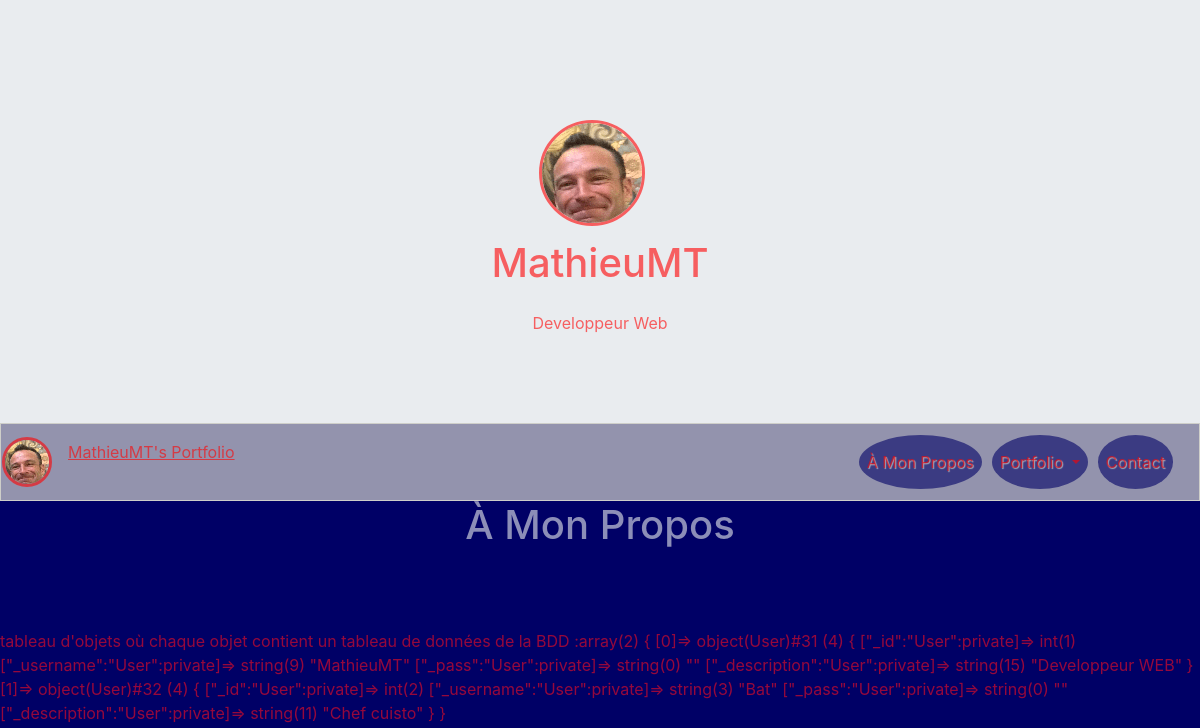
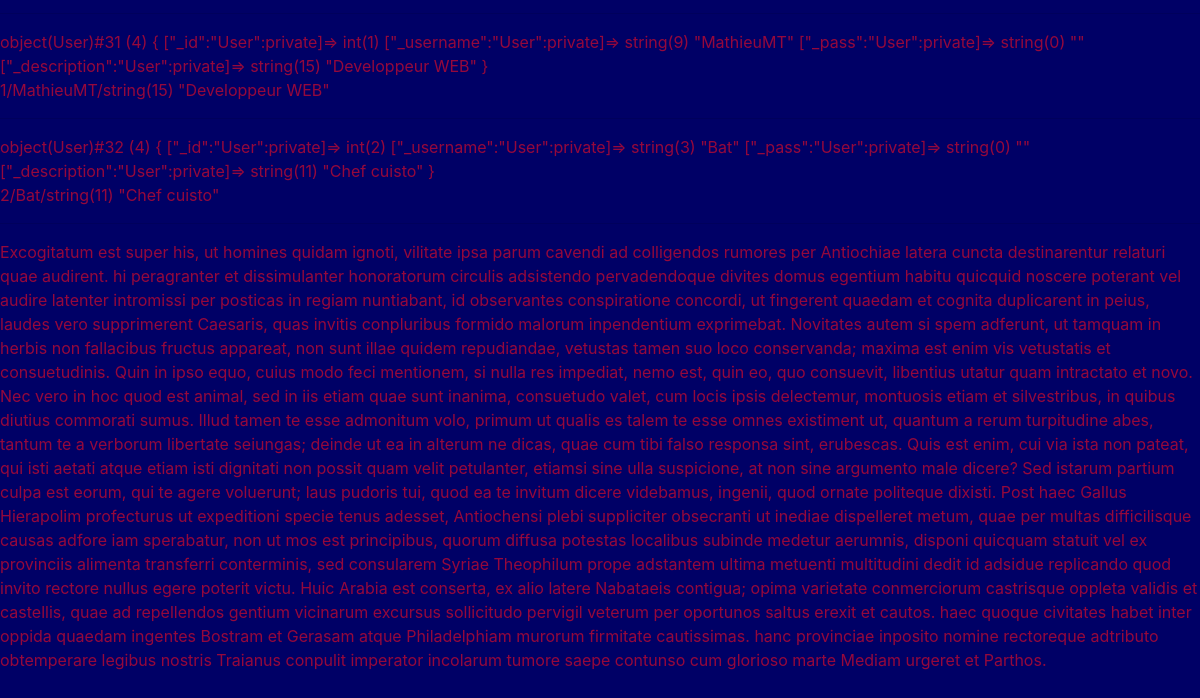
Before: / with the older database file (2 pictures, top to bottom).
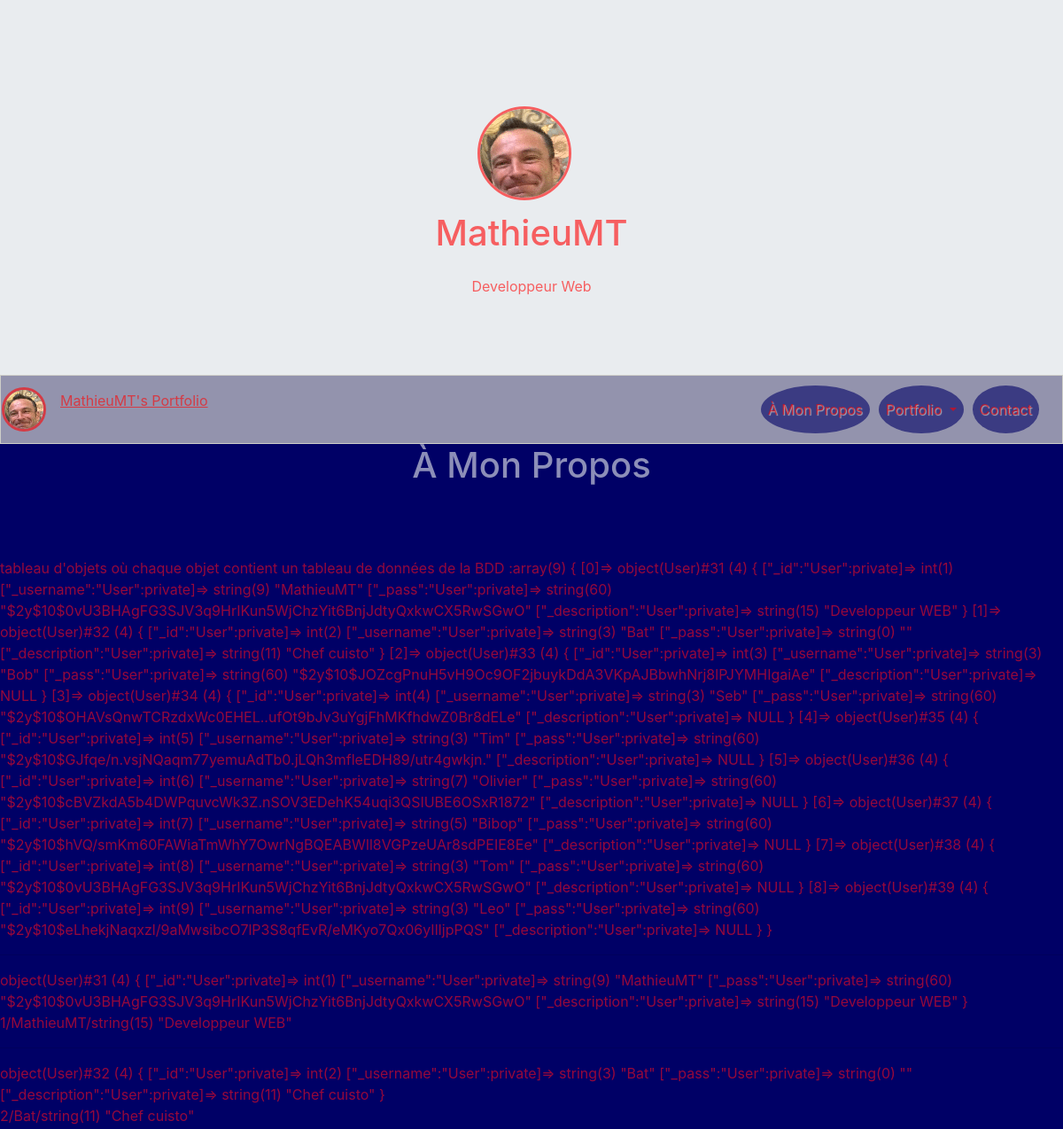
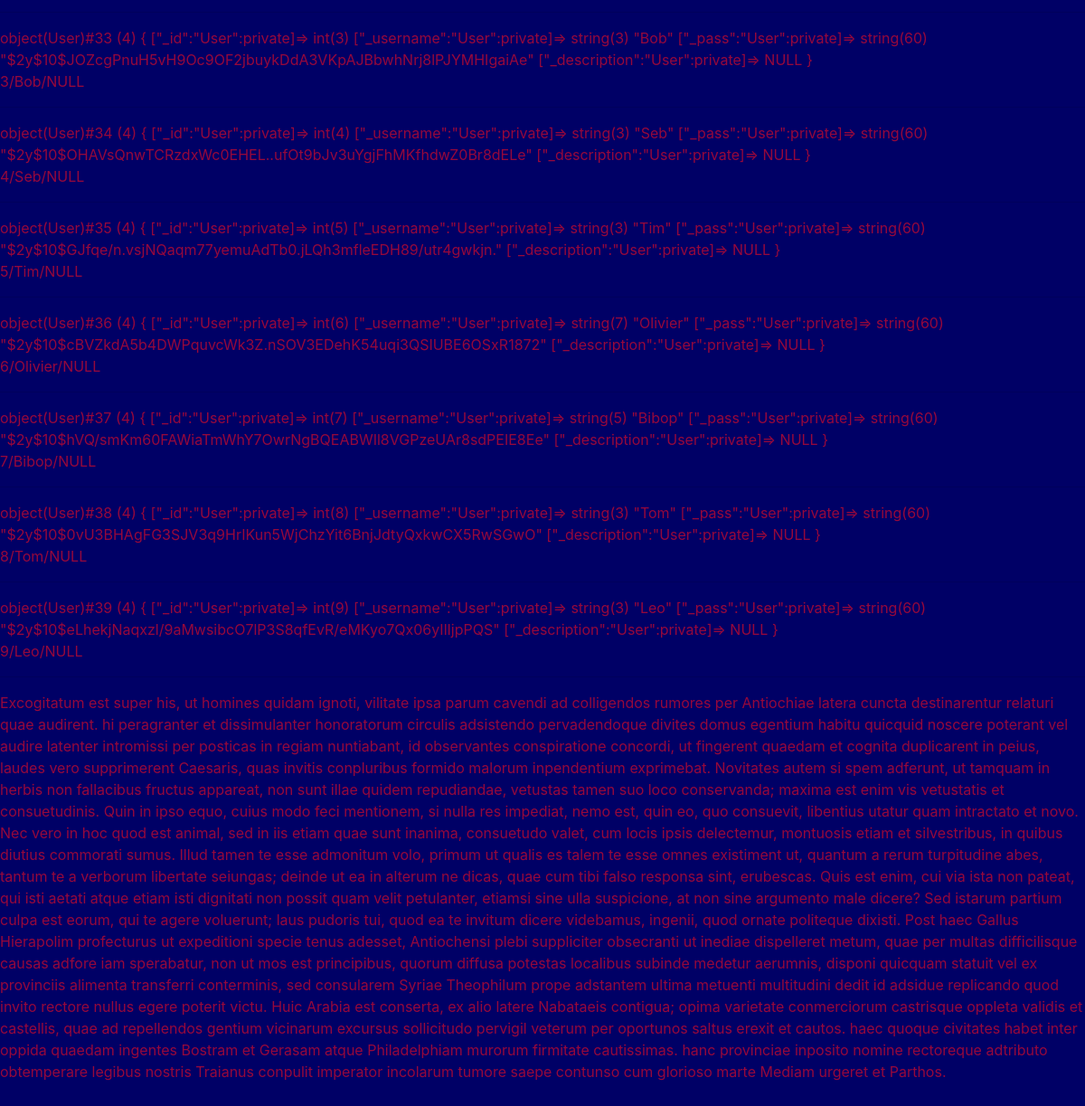
After: the same page with the newer database file (2 pictures, top to bottom).
### tables this page shows
CREATE TABLE `users` (
  `id` int(11) NOT NULL,
  `username` varchar(255) NOT NULL,
  `pass` text NOT NULL,
  `description` longtext
);

### Controllers/Frontend/UserController.php (called while the page is built, shortened)
<?php
require_once 'Models/Frontend/User.php';
class UserController {
    private $_user;
    public function __construct(){
        $this->_user = new UserManager();
    }
    public function aboutUser() {
        $aboutUser = $this->_user->getUserDescription();
        $view = new ViewFrontEnd('aboutView');
        $view->generate(array('aboutUser' => $aboutUser));
    }
}

### index.php (called while the page is built, shortened)
<?php
$rooter = new Rooter();
$rooter->rooterRequest();

### Models/Frontend/UserManager.php (called while the page is built)
<?php
require_once 'Models/Frontend/User.php';
require_once 'Models/Model.php';
class UserManager extends Model{
    public function getUserDescription() {
        $users = [];
        $sql = "SELECT * FROM users";
        $aboutUser = $this->executeRequest($sql);
        foreach ($aboutUser as $oneUser) {
            $user = new User($oneUser);
            $users[] = $user;
        }
        return $users;
    }
}

### Models/Model.php (called while the page is built)
<?php
class Model {
    private $db;
    protected function executeRequest($sql, $params = null) {
       if ($params == null) {
            $result = $this->dbConnect()->query($sql);
        }
        else {
            $result = $this->dbConnect()->prepare($sql);
            $result->execute($params);
        }
        return $result;
    }
    private function dbConnect() {
        if ($this->db == null) {
            $this->db = new PDO('mysql:host=localhost; dbname=myPortfolio;charset=utf8', 'root', 'root', array(PDO::ATTR_ERRMODE => PDO::ERRMODE_EXCEPTION));
        }
        return $this->db;
    }
}

### Models/Frontend/User.php (called while the page is built, shortened)
<?php
require_once 'Models/Frontend/UserManager.php';
class User {
    private $_id,$_username,$_pass,$_description;
    public function hydrate(array $data) {
        foreach ($data as $key => $value) {
            $method = 'set' . ucfirst($key);
        }
    }
    public function id() { return $this->_id; }
    public function username() { return $this->_username;}
    public function setId($id) {
        $id = (int) $id;
        if ($id > 0) {
            $this->_id = $id;
        }
    }
    public function setUsername($username) {
        if(is_string($username)) {
            $this->_username = $username;
        }
    }
}

### Views/Frontend/aboutView.php (the view, shortened to what the rows shown need)
<h1 class="text-center titlePage"><?= $this->title = 'À Mon Propos' ?></h1>
<br/>
<br/>
<br/>
<?php
echo 'tableau d\'objets où chaque objet contient un tableau de données de la BDD :';
var_dump($aboutUser);
echo '<hr>';
foreach ($aboutUser as $eachUser): ?>
<?php var_dump($eachUser); ?>
<fieldset>
    <article>
            <?= $eachUser->id(); ?>/<?= $eachUser->username(); ?>/<?php var_dump($eachUser->description()); ?>
    </article>
</fieldset>
    <hr />
<?php endforeach; ?>
<p>
Excogitatum est super his, ut homines quidam ignoti, vilitate ipsa parum cavendi ad colligendos rumores per Antiochiae latera cuncta destinarentur relaturi quae audirent. hi peragranter et dissimulanter honoratorum circulis adsistendo pervadendoque divites domus egentium habitu quicquid noscere poterant vel audire latenter intromissi per posticas in regiam nuntiabant, id observantes conspiratione concordi, ut fingerent quaedam et cognita duplicarent in peius, laudes vero supprimerent Caesaris, quas invitis conpluribus formido malorum inpendentium exprimebat.
Novitates autem si spem adferunt, ut tamquam in herbis non fallacibus fructus appareat, non sunt illae quidem repudiandae, vetustas tamen suo loco conservanda; maxima est enim vis vetustatis et consuetudinis. Quin in ipso equo, cuius modo feci mentionem, si nulla res impediat, nemo est, quin eo, quo consuevit, libentius utatur quam intractato et novo. Nec vero in hoc quod est animal, sed in iis etiam quae sunt inanima, consuetudo valet, cum locis ipsis delectemur, montuosis etiam et silvestribus, in quibus diutius commorati sumus.
Illud tamen te esse admonitum volo, primum ut qualis es talem te esse omnes existiment ut, quantum a rerum turpitudine abes, tantum te a verborum libertate seiungas; deinde ut ea in alterum ne dicas, quae cum tibi falso responsa sint, erubescas. Quis est enim, cui via ista non pateat, qui isti aetati atque etiam isti dignitati non possit quam velit petulanter, etiamsi sine ulla suspicione, at non sine argumento male dicere? Sed istarum partium culpa est eorum, qui te agere voluerunt; laus pudoris tui, quod ea te invitum dicere videbamus, ingenii, quod ornate politeque dixisti.
Post haec Gallus Hierapolim profecturus ut expeditioni specie tenus adesset, Antiochensi plebi suppliciter obsecranti ut inediae dispelleret metum, quae per multas difficilisque causas adfore iam sperabatur, non ut mos est principibus, quorum diffusa potestas localibus subinde medetur aerumnis, disponi quicquam statuit vel ex provinciis alimenta transferri conterminis, sed consularem Syriae Theophilum prope adstantem ultima metuenti multitudini dedit id adsidue replicando quod invito rectore nullus egere poterit victu.
Huic Arabia est conserta, ex alio latere Nabataeis contigua; opima varietate conmerciorum castrisque oppleta validis et castellis, quae ad repellendos gentium vicinarum excursus sollicitudo pervigil veterum per oportunos saltus erexit et cautos. haec quoque civitates habet inter oppida quaedam ingentes Bostram et Gerasam atque Philadelphiam murorum firmitate cautissimas. hanc provinciae inposito nomine rectoreque adtributo obtemperare legibus nostris Traianus conpulit imperator incolarum tumore saepe contunso cum glorioso marte Mediam urgeret et Parthos.
</p>

Changed rows visible on the page:
changed users "MathieuMT": value "…[\"_username\":\"User\":private]=> string(9) \"MathieuMT\" [\"_pass\":\"User\":private]=> string(0) \"\" [\"_description\":\"User\":private]=> string(15) \"Developpeur WEB\"…" → "…[\"_username\":\"User\":private]=> string(9) \"MathieuMT\" [\"_pass\":\"User\":private]=> string(60) \"$2y$10$0vU3BHAgFG3SJV3q9HrIKun5WjChzYit6BnjJdtyQxkwCX5RwSGwO\" [\"_description\":\"User\":private]=> string(15) \"Developpeur WEB\"…"
added users: value "object(User)#33 (4) { [\"_id\":\"User\":private]=> int(3) [\"_username\":\"User\":private]=> string(3) \"Bob\" [\"_pass\":\"User\":private]=> string(60) \"$2y$10$JOZcgPnuH5vH9Oc9OF2jbuykDdA3VKpAJBbwhNrj8lPJYMHIgaiAe\" [\"_description\":\"User\":private]=> NULL } NULL", id "3", username "Bob"
added users: value "object(User)#34 (4) { [\"_id\":\"User\":private]=> int(4) [\"_username\":\"User\":private]=> string(3) \"Seb\" [\"_pass\":\"User\":private]=> string(60) \"$2y$10$OHAVsQnwTCRzdxWc0EHEL..ufOt9bJv3uYgjFhMKfhdwZ0Br8dELe\" [\"_description\":\"User\":private]=> NULL } NULL", id "4", username "Seb"
added users: value "object(User)#35 (4) { [\"_id\":\"User\":private]=> int(5) [\"_username\":\"User\":private]=> string(3) \"Tim\" [\"_pass\":\"User\":private]=> string(60) \"$2y$10$GJfqe/n.vsjNQaqm77yemuAdTb0.jLQh3mfleEDH89/utr4gwkjn.\" [\"_description\":\"User\":private]=> NULL } NULL", id "5", username "Tim"
added users: value "object(User)#36 (4) { [\"_id\":\"User\":private]=> int(6) [\"_username\":\"User\":private]=> string(7) \"Olivier\" [\"_pass\":\"User\":private]=> string(60) \"$2y$10$cBVZkdA5b4DWPquvcWk3Z.nSOV3EDehK54uqi3QSIUBE6OSxR1872\" [\"_description\":\"User\":private]=> NULL } NULL", id "6", username "Olivier"
added users: value "object(User)#37 (4) { [\"_id\":\"User\":private]=> int(7) [\"_username\":\"User\":private]=> string(5) \"Bibop\" [\"_pass\":\"User\":private]=> string(60) \"$2y$10$hVQ/smKm60FAWiaTmWhY7OwrNgBQEABWIl8VGPzeUAr8sdPEIE8Ee\" [\"_description\":\"User\":private]=> NULL } NULL", id "7", username "Bibop"
added users: value "object(User)#38 (4) { [\"_id\":\"User\":private]=> int(8) [\"_username\":\"User\":private]=> string(3) \"Tom\" [\"_pass\":\"User\":private]=> string(60) \"$2y$10$0vU3BHAgFG3SJV3q9HrIKun5WjChzYit6BnjJdtyQxkwCX5RwSGwO\" [\"_description\":\"User\":private]=> NULL } NULL", id "8", username "Tom"
added users: value "object(User)#39 (4) { [\"_id\":\"User\":private]=> int(9) [\"_username\":\"User\":private]=> string(3) \"Leo\" [\"_pass\":\"User\":private]=> string(60) \"$2y$10$eLhekjNaqxzl/9aMwsibcO7lP3S8qfEvR/eMKyo7Qx06yIlIjpPQS\" [\"_description\":\"User\":private]=> NULL } NULL", id "9", username "Leo"
Other visible differences:
$content: "array(2) { [0]=> object(User)#31 (4) { [\"_id\":\"User\":private]=> int(1) [\"_username\":\"User\":private]=> string(9) \"MathieuMT\" [\"_pass\":\"User\":private]=> string(0) \"\" [\"_description\":\"User\":private]=> string(15) \"Developpeur WEB\" } [1]=> object(User)#32 (4) { [\"_id\":\"User\":private]=> int(2) [\"_username\":\"User\":private]=> string(3) \"Bat\" [\"_pass\":\"User\":private]=> string(0) \"\" [\"_description\":\"User\":private]=> string(11) \"Chef cuisto\" } }" → "array(9) { [0]=> object(User)#31 (4) { [\"_id\":\"User\":private]=> int(1) [\"_username\":\"User\":private]=> string(9) \"MathieuMT\" [\"_pass\":\"User\":private]=> string(60) \"$2y$10$0vU3BHAgFG3SJV3q9HrIKun5WjChzYit6BnjJdtyQxkwCX5RwSGwO\" [\"_description\":\"User\":private]=> string(15) \"Developpeur WEB\" } [1]=> object(User)#32 (4) { [\"_id\":\"User\":private]=> int(2) [\"_username\":\"User\":private]=> string(3) \"Bat\" [\"_pass\":\"User\":private]=> string(0) \"\" [\"_description\":\"User\":private]=> string(11) \"Chef cuisto\" } [2]=> object(User)#33 (4) { [\"_id\":\"User\":private]=> int(3) [\"_username\":\"User\":private]=> string(3) \"Bob\" [\"_pass\":\"User\":private]=> string(60)…"
